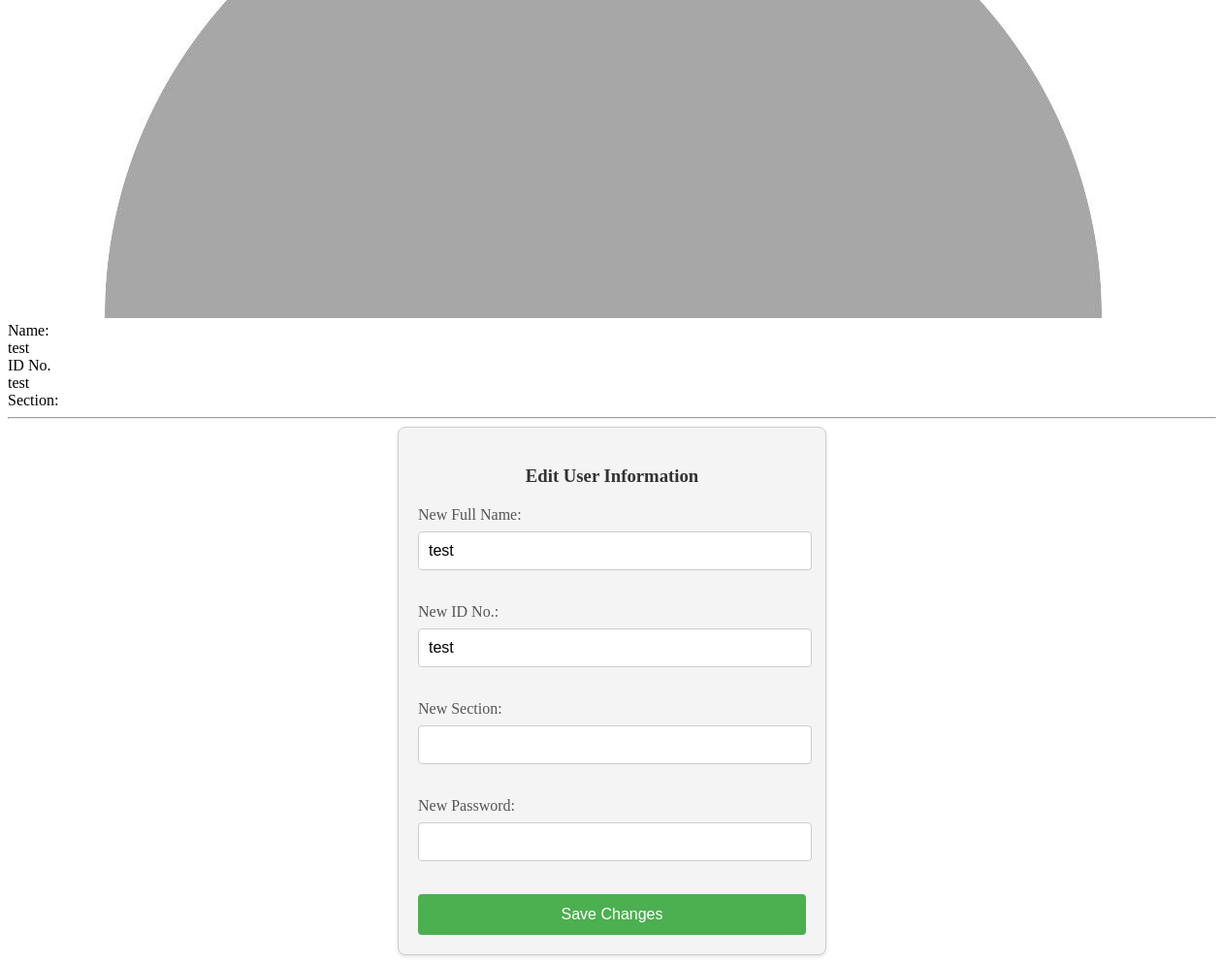
Before: /admin/modal_content.php?userId=test (lower part) with the older database file.
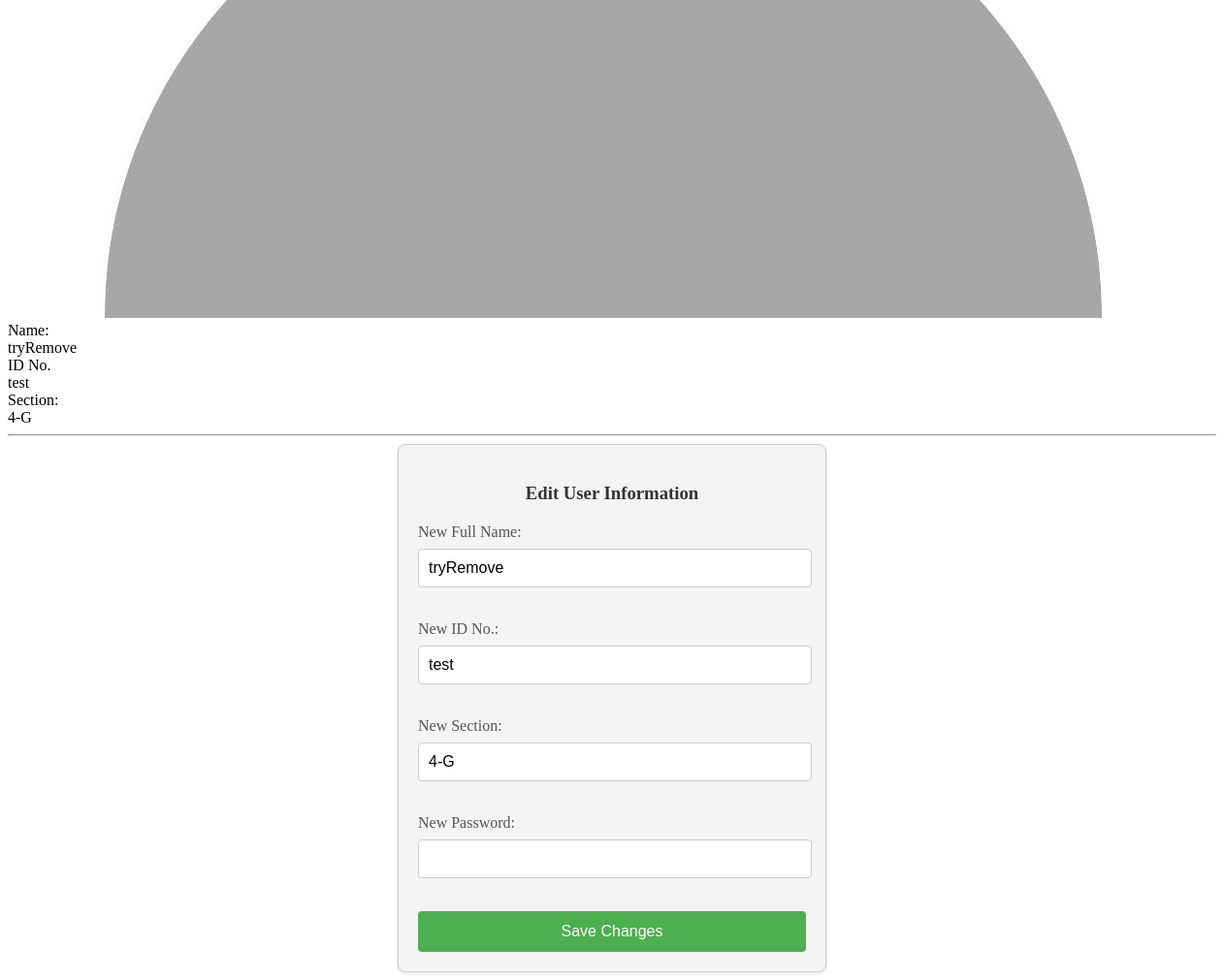
After: the same page with the newer database file.
### tables this page shows
CREATE TABLE `users` (
  `id` int(6) UNSIGNED NOT NULL,
  `full_name` varchar(255) NOT NULL,
  `IDNo` varchar(50) NOT NULL,
  `section` varchar(15) NOT NULL,
  `role` enum('student','instructor','admin') NOT NULL,
  `password` varchar(255) NOT NULL,
  `imgPath` varchar(100) NOT NULL,
  `created_at` timestamp NOT NULL DEFAULT current_timestamp()
);

### admin/modal_content.php (the view, shortened to what this page needs)
<?php
$userData = [];
$imgPath = "../assets/images/default.jpg";
if (isset($_GET['userId'])) {
    $userId = $_GET['userId'];
    $servername = "localhost";
    $username = "root";
    $password = "";
    $database = "strv";
    $conn = new mysqli($servername, $username, $password, $database);
    $query = $conn->prepare("SELECT * FROM users WHERE IDNo = ?");
    $query->bind_param('s', $userId);
    $query->execute();
    $result = $query->get_result();
    $userData = $result->fetch_assoc();
} else {
    echo "Invalid request.";
    exit();
}
?>
<!DOCTYPE html>
<html lang="en">
<head>
</head>
<body>
    <div class='mainContainer'>
        <header>
            <div class='imgContainer'>
                <img src='<?php echo $imgPath; ?>' alt='student_image' class='mainIMG'>
            </div>
            <div class='infoContainer'>
                <div class='nameContainer'>
                    <div class='info'>Name:</div>
                    <?php echo htmlspecialchars($userData['full_name']); ?>
                </div>
                <div class='idContainer'>
                    <div class='info'>ID No.</div>
                    <?php echo htmlspecialchars($userData['IDNo']); ?>
                </div>
                <div class='sectionContainer'>
                    <div class='info'>Section:</div>
                    <?php echo htmlspecialchars($userData['section']); ?>
                </div>
            </div>
        </header>
        <hr>
        <div class='changeInfoContainer'>
            <h3>Edit User Information</h3>
            <form id='changeInfoForm' action='update_user.php' method='post'>
                <label for='newFullName'>New Full Name:</label>
                <input type='text' id='newFullName' name='newFullName' value='<?php echo htmlspecialchars($userData['full_name']); ?>'><br><br>
                <label for='newIdNo'>New ID No.:</label>
                <input type='text' id='newIdNo' name='newIdNo' value='<?php echo htmlspecialchars($userData['IDNo']); ?>'><br><br>
                <label for='newSection'>New Section:</label>
                <input type='text' id='newSection' name='newSection' value='<?php echo htmlspecialchars($userData['section']); ?>'><br><br>
                <label for='newPassword'>New Password:</label>
                <input type='password' id='newPassword' name='newPassword'><br><br>
                <button type='submit' id='saveChangesBtn'>Save Changes</button>
            </form>
        </div>
    </div>
</body>
</html>

Changed rows visible on the page:
removed users: full_name "test", IDNo "test", newFullName "test", newIdNo "test"
now on this page (row edited): users: full_name "tryRemove", IDNo "test", section "4-G", newFullName "tryRemove", newIdNo "test", newSection "4-G"
